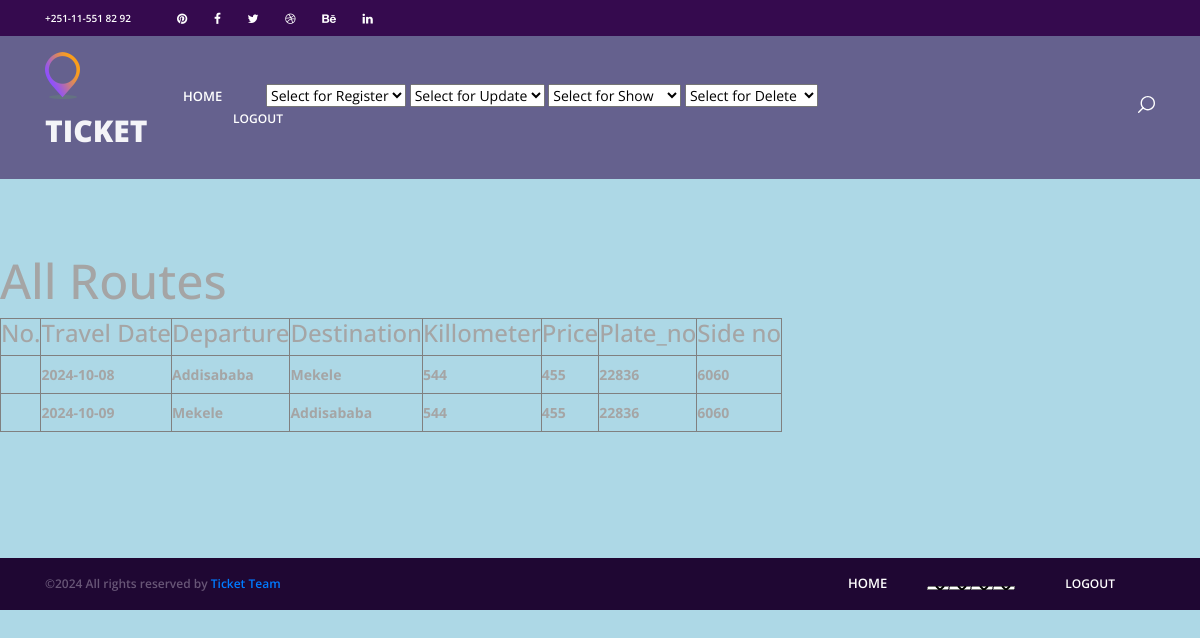
The page /routes/ on the database as committed earlier.
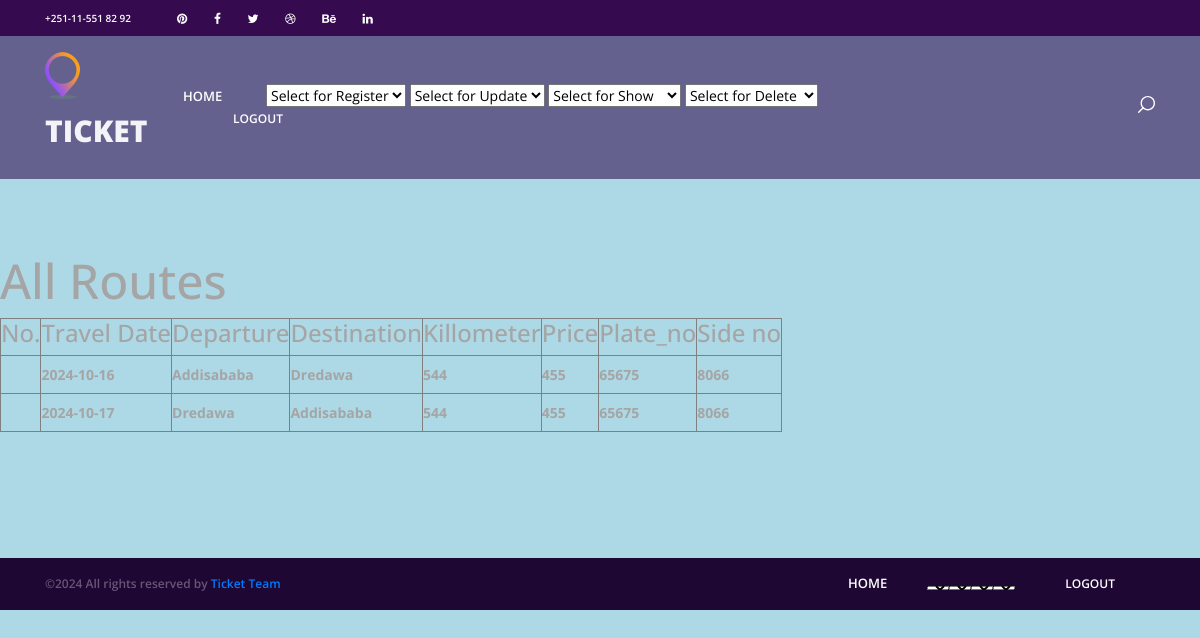
The same page on the database as committed later.
### users/models.py (models this page shows, shortened)
class Route(models.Model):
    depcity = models.CharField(max_length=50, null=True, blank=True)
    descity = models.CharField(max_length=50, null=True, blank=True)
    kilometer = models.CharField(max_length=50, null=True, blank=True)
    price = models.CharField(max_length=50, null=True, blank=True)
    date = models.CharField(max_length=50, null=True, blank=True)
    plate_no = models.CharField(max_length=50, null=True, blank=True)
    side_no = models.CharField(max_length=50, null=True, blank=True)
    groups = models.ManyToManyField(
    'auth.Group',
    related_name='route_set',  # Unique related name
    blank=True
    )
    user_permissions = models.ManyToManyField(
        'auth.Permission',
        related_name='route_permissions_set',  # Unique related name
        blank=True
    )

### users/views.py (the view)
# urls.py: path('routes/', views.routes, name='routes'),
def routes(request):
    routes = Route.objects.all()
    return render(request, 'users/routes.html',{'routes': routes})

### users/templates/users/routes.html (shortened to what the changed rows need)
<!DOCTYPE html>
<html lang="en">
<head>
<link rel="stylesheet" type="text/css" href="../static/styles/bootstrap4/bootstrap.min.css">
<link href="../static/plugins/font-awesome-4.7.0/css/font-awesome.min.css" rel="stylesheet" type="text/css">
<link rel="stylesheet" type="text/css" href="../static/plugins/OwlCarousel2-2.2.1/owl.carousel.css">
<link rel="stylesheet" type="text/css" href="../static/plugins/OwlCarousel2-2.2.1/owl.theme.default.css">
<link rel="stylesheet" type="text/css" href="../static/plugins/OwlCarousel2-2.2.1/animate.css">
<link rel="stylesheet" type="text/css" href="../static/styles/main_styles.css">
<link rel="stylesheet" type="text/css" href="../static/styles/responsive.css">
</head>
<body style="background-color: lightblue;">
<div class="super_container">
<h1>All Routes</h1>
    <table border = "1">
    <thead>
  <tr>
    <th><b><h3>No.</h3></b></th>
    <th><b><h3>Travel Date</h3></b></th>
    <th><b><h3>Departure</h3></b></th>
    <th><b><h3>Destination</h3></b></th>
    <th><b><h3>Killometer</h3></b></th>
    <th><b><h3>Price</h3></b></th>
    <th><b><h3>Plate_no</h3></b></th>
    <th><b><h3>Side no</h3></b></th>
	</tr>
    </thead>
    <tbody>
	{% for route in routes %}
      <tr>
      <td>
	<ol start = "1">
		<li><th> {{route.date}}</th> <th>{{route.depcity}}</th>  <th> {{route.descity}}</th> <th>{{route.kilometer}}</th> <th>{{route.price}}</th> <th>{{route.plate_no}}</th> <th> {{route.side_no}}</th></li></ol></td></tr>	 {% endfor %}    </tbody>
    </table>
</div>
</body>
</html>

Rows that differ between the two databases and show on the page:
changed Route (number 1 of 2 on the later page): date "2024-10-08" → "2024-10-16"; descity "Mekele" → "Dredawa"; plate_no "22836" → "65675"; side_no "6060" → "8066"
changed Route (number 2 of 2 on the later page): date "2024-10-09" → "2024-10-17"; depcity "Mekele" → "Dredawa"; plate_no "22836" → "65675"; side_no "6060" → "8066"
